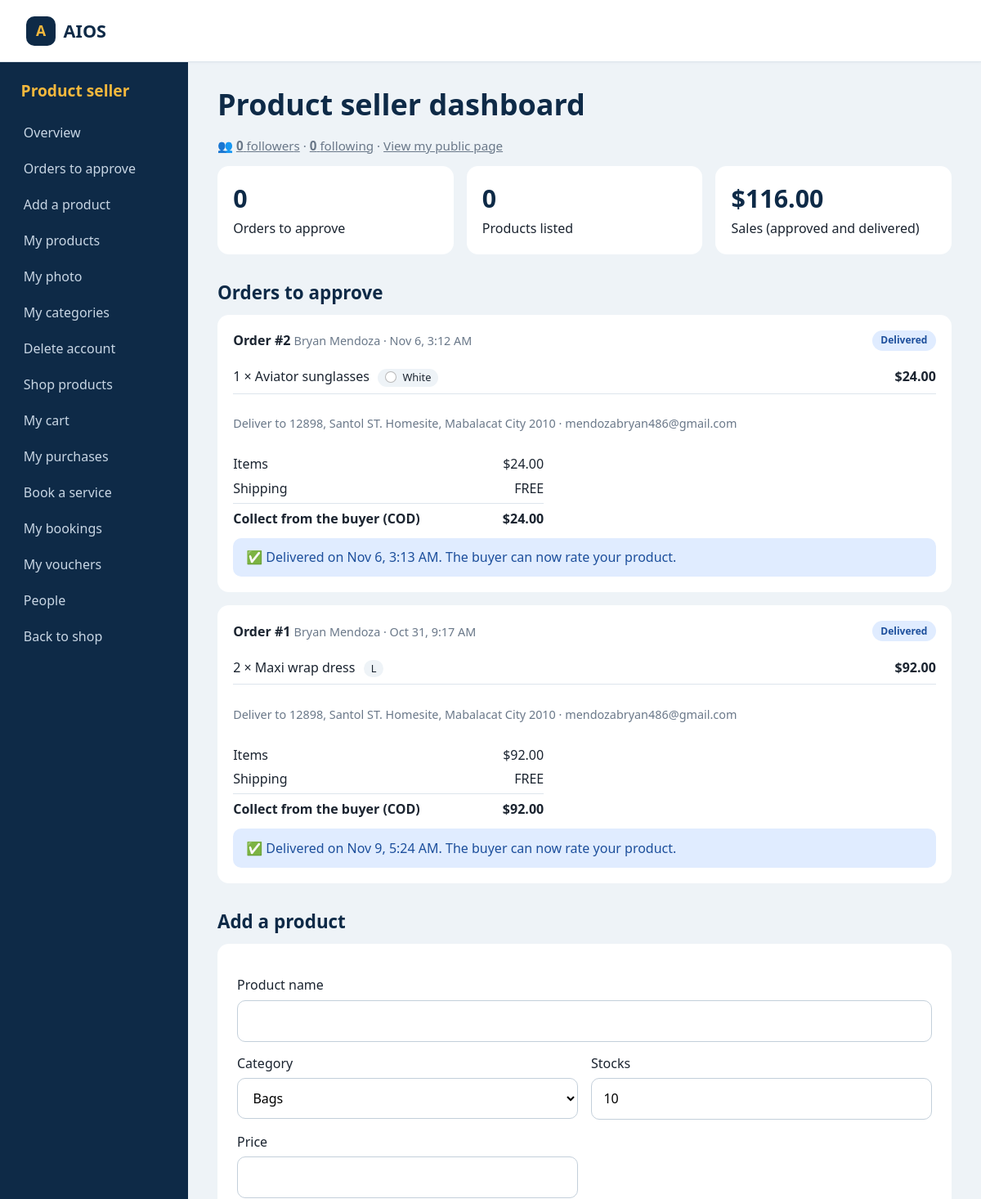
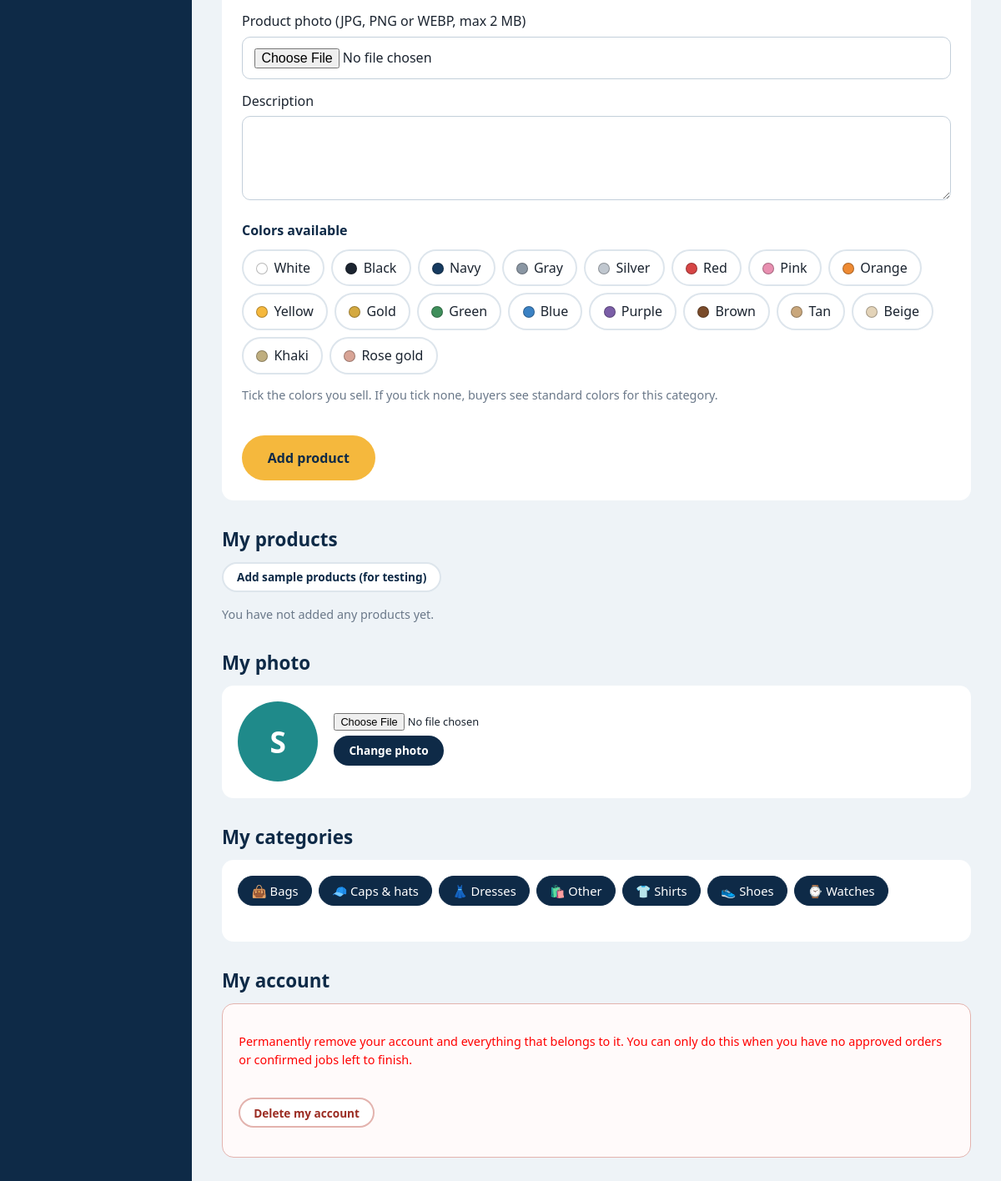
The app's page /staff.php (signed in) with its own data (2 pictures, top to bottom).
### tables this page shows
CREATE TABLE IF NOT EXISTS users (
  id            INT UNSIGNED AUTO_INCREMENT PRIMARY KEY,
  role          ENUM('admin','client','staff') NOT NULL DEFAULT 'client',
  staff_type    ENUM('service','product') NULL,           
  first_name    VARCHAR(60)  NOT NULL,
  middle_name   VARCHAR(60)  NULL,
  last_name     VARCHAR(60)  NOT NULL,
  email         VARCHAR(120) NULL UNIQUE,
  phone         VARCHAR(20)  NULL UNIQUE,
  password_hash VARCHAR(255) NOT NULL,
  address       VARCHAR(255) NOT NULL,
  city          VARCHAR(80)  NOT NULL,
  postal_code   VARCHAR(12)  NULL,
  is_verified   TINYINT(1)   NOT NULL DEFAULT 0,
  photo         VARCHAR(200) NOT NULL DEFAULT '',         
  service_rate  DECIMAL(10,2) NULL,                       
  service_about VARCHAR(600) NOT NULL DEFAULT '',         
  id_doc_type   VARCHAR(20)  NOT NULL DEFAULT '',         
  id_doc_file   VARCHAR(200) NOT NULL DEFAULT '',         
  id_status     ENUM('pending','approved','rejected') NOT NULL DEFAULT 'approved',    
  id_reviewed_at DATETIME NULL,
  id_note       VARCHAR(200) NOT NULL DEFAULT '',         
  created_at    TIMESTAMP    NOT NULL DEFAULT CURRENT_TIMESTAMP
);

CREATE TABLE IF NOT EXISTS orders (
  id             INT UNSIGNED AUTO_INCREMENT PRIMARY KEY,
  buyer_id       INT UNSIGNED NOT NULL,
  seller_id      INT UNSIGNED NOT NULL,
  status         ENUM('pending','approved','delivered','rejected','cancelled') NOT NULL DEFAULT 'pending',
  payment_method VARCHAR(20) NOT NULL DEFAULT 'COD',      
  ship_name      VARCHAR(160) NOT NULL,
  ship_address   VARCHAR(300) NOT NULL,
  ship_contact   VARCHAR(140) NOT NULL,
  created_at     DATETIME NOT NULL,
  reviewed_at    DATETIME NULL,
  shipping_fee   DECIMAL(10,2) NOT NULL DEFAULT 0,        
  discount       DECIMAL(10,2) NOT NULL DEFAULT 0,        
  voucher_note   VARCHAR(200) NOT NULL DEFAULT '',
  cancel_reason  VARCHAR(160) NOT NULL DEFAULT '',         
  cancelled_at   DATETIME NULL,
  delivery_days  TINYINT UNSIGNED NULL,                   
  approved_at    DATETIME NULL,
  delivered_at   DATETIME NULL,                           
  FOREIGN KEY (buyer_id)  REFERENCES users(id) ON DELETE CASCADE,
  FOREIGN KEY (seller_id) REFERENCES users(id) ON DELETE CASCADE
);

CREATE TABLE IF NOT EXISTS order_items (
  id         INT UNSIGNED AUTO_INCREMENT PRIMARY KEY,
  order_id   INT UNSIGNED NOT NULL,
  product_id INT UNSIGNED NULL,
  name       VARCHAR(120) NOT NULL,
  price      DECIMAL(10,2) NOT NULL,
  quantity   INT UNSIGNED NOT NULL,
  comment    VARCHAR(300) NULL,
  size       VARCHAR(60) NOT NULL DEFAULT '',
  color      VARCHAR(40) NOT NULL DEFAULT '',
  FOREIGN KEY (order_id)   REFERENCES orders(id)   ON DELETE CASCADE,
  FOREIGN KEY (product_id) REFERENCES products(id) ON DELETE SET NULL
);

### staff.php (the view, shortened to what this page needs)
<?php
require_once __DIR__ . '/includes/bootstrap.php';
require_role('staff');
$type = $_SESSION['staff_type'] ?? 'service';
$uid  = $_SESSION['user_id'];
$opts = category_options($type);
$myPhoto = db()->prepare('SELECT photo FROM users WHERE id = ?'); $myPhoto->execute([$uid]); $myPhoto = (string)$myPhoto->fetchColumn();
$rowsCat = provider_category_rows($uid);
$myCats  = array_keys(array_filter($rowsCat, fn($x) => $x === 'approved'));
if ($type === 'product') {
    $orders = db()->prepare('SELECT o.*, u.email, u.phone FROM orders o JOIN users u ON u.id = o.buyer_id WHERE o.seller_id = ?
                             ORDER BY (o.status = "pending") DESC, o.id DESC LIMIT 40');
    $orders->execute([$uid]);
    $orders = $orders->fetchAll();
    $lines = [];
    if ($orders) {
        $ids = implode(',', array_map('intval', array_column($orders, 'id')));
        foreach (db()->query("SELECT * FROM order_items WHERE order_id IN ($ids) ORDER BY id") as $it) { $lines[$it['order_id']][] = $it; }
    }
    $mine = db()->prepare('SELECT * FROM products WHERE seller_id = ? ORDER BY id DESC');
    $mine->execute([$uid]);
    $mine = $mine->fetchAll();
    $pendingCount = count(array_filter($orders, fn($o) => $o['status'] === 'pending'));
    $sales = db()->prepare('SELECT COALESCE(SUM(i.price * i.quantity), 0) FROM order_items i JOIN orders o ON o.id = i.order_id WHERE o.seller_id = ? AND o.status IN ("approved", "delivered")');
    $sales->execute([$uid]);
    $sales = (float)$sales->fetchColumn();
}
$panelTitle = $type === 'product' ? 'Product seller' : 'Service provider';
$menu = $type === 'product'
    ? ['Overview' => '#overview', 'Orders to approve' => '#orders', 'Add a product' => '#add', 'My products' => '#products', 'My photo' => '#photo', 'My categories' => '#categories', 'Delete account' => '#account', 'Shop products' => 'shop.php', 'My cart' => 'cart.php', 'My purchases' => 'orders.php', 'Book a service' => 'providers.php', 'My bookings' => 'bookings.php', 'My vouchers' => 'vouchers.php', 'People' => 'people.php']
    : ['Overview' => '#overview', 'My jobs' => '#jobs', 'My service details' => '#details', 'My photo' => '#photo', 'My categories' => '#categories', 'Delete account' => '#account', 'Shop products' => 'shop.php', 'My cart' => 'cart.php', 'My purchases' => 'orders.php', 'Book a service' => 'providers.php', 'My bookings' => 'bookings.php', 'My vouchers' => 'vouchers.php', 'People' => 'people.php'];
$statusLabel = ['pending' => 'Pending', 'approved' => 'Approved', 'delivered' => 'Delivered', 'rejected' => 'Rejected', 'cancelled' => 'Cancelled'];
$statusClass = ['pending' => 'badge-pending', 'approved' => 'badge-confirmed', 'delivered' => 'badge-delivered', 'rejected' => 'badge-rejected', 'cancelled' => 'badge-rejected'];
?>
<!DOCTYPE html>
<html lang="en">
<head>
  <link rel="stylesheet" href="css/style.css">
</head>
<body>
  <?php include __DIR__ . '/includes/topbar.php'; ?>
  <div class="dash">
    <?php include __DIR__ . '/includes/sidebar.php'; ?>
    <main class="dash-main">
      <h1 id="overview"><?= $type === 'product' ? 'Product seller dashboard' : 'Service provider dashboard' ?></h1>
      <p class="follow-line">&#128101; <a href="people.php?tab=followers"><strong><?= follower_count($uid) ?></strong> follower<?= follower_count($uid) === 1 ? '' : 's' ?></a> &middot; <a href="people.php?tab=following"><strong><?= following_count($uid) ?></strong> following</a> &middot; <a href="user.php?id=<?= $uid ?>">View my public page</a></p>
      <?php if ($type === 'product'): ?>
        <div class="cards">
          <div class="card"><span class="stat-value"><?= $pendingCount ?></span><span>Orders to approve</span></div>
          <div class="card"><span class="stat-value"><?= count($mine) ?></span><span>Products listed</span></div>
          <div class="card"><span class="stat-value"><?= money($sales) ?></span><span>Sales (approved and delivered)</span></div>
        </div>
        <h2 id="orders">Orders to approve</h2>
        <?php foreach ($orders as $o): $sum = 0; ?>
          <div class="card order-card">
            <div class="order-head">
              <div><strong>Order #<?= (int)$o['id'] ?></strong> <span class="muted"><?= htmlspecialchars($o['ship_name']) ?> &middot; <?= htmlspecialchars(date('M j, g:i A', strtotime($o['created_at']))) ?></span></div>
              <span class="badge <?= $statusClass[$o['status']] ?>"><?= $statusLabel[$o['status']] ?></span>
            </div>
            <ul class="order-lines">
              <?php foreach ($lines[$o['id']] ?? [] as $it): $sum += $it['price'] * $it['quantity']; ?>
                <li><span><?= (int)$it['quantity'] ?> &times; <?= htmlspecialchars($it['name']) ?><?php if ($it['size']): ?> <span class="size-tag"><?= htmlspecialchars($it['size']) ?></span><?php endif; ?><?php if ($it['color']): ?> <span class="size-tag"><i class="dot" style="background:<?= color_hex($it['color']) ?>"></i><?= htmlspecialchars($it['color']) ?></span><?php endif; ?>
                  <?php if ($it['comment']): ?><br><span class="muted">Buyer's comment: <?= htmlspecialchars($it['comment']) ?></span><?php endif; ?></span>
                  <strong><?= money($it['price'] * $it['quantity']) ?></strong></li>
              <?php endforeach; ?>
            </ul>
            <?php $grand = $sum + (float)$o['shipping_fee'] - (float)$o['discount']; ?>
            <p class="muted">Deliver to <?= htmlspecialchars($o['ship_address']) ?> &middot; <?= htmlspecialchars($o['ship_contact']) ?></p>
            <div class="totals">
              <div><span>Items</span><span><?= money($sum) ?></span></div>
              <div><span>Shipping</span><span><?= (float)$o['shipping_fee'] > 0 ? money((float)$o['shipping_fee']) : 'FREE' ?></span></div>
              <div class="grand"><span>Collect from the buyer (COD)</span><strong><?= money($grand) ?></strong></div>
            </div>
            <?php if ($o['status'] === 'pending'): ?>
              <form method="post" class="row-actions">
                <input type="hidden" name="csrf" value="<?= csrf() ?>">
                <input type="hidden" name="action" value="order_review">
                <input type="hidden" name="order_id" value="<?= (int)$o['id'] ?>">
                <label class="days-field">Delivery in <input type="number" name="delivery_days" min="1" max="30" value="3" aria-label="Delivery days"> day(s)</label>
                <button class="btn btn-small" name="decision" value="approve" type="submit">Approve</button>
                <button class="btn btn-small btn-reject" name="decision" value="reject" type="submit">Reject</button>
              </form>
            <?php elseif ($o['status'] === 'approved'): ?>
              <p class="eta-box">Approved. Delivery in about <?= (int)$o['delivery_days'] ?: '?' ?> day(s). Waiting for the buyer to tap "Order received".</p>
            <?php elseif ($o['status'] === 'delivered'): ?>
              <p class="eta-box done">&#9989; Delivered<?= $o['delivered_at'] ? ' on ' . htmlspecialchars(date('M j, g:i A', strtotime($o['delivered_at']))) : '' ?>. The buyer can now rate your product.</p>
            <?php endif; ?>
          </div>
        <?php endforeach; ?>
        <h2 id="add">Add a product</h2>
        <form class="card dash-form" method="post" enctype="multipart/form-data" novalidate>
          <div class="form-grid">
            <div class="full"><label for="pname">Product name</label><input id="pname" name="name" maxlength="120" required></div>
            <div><label for="pcat">Category</label>
              <select id="pcat" name="category"><?php foreach ($myCats as $c): ?><option><?= htmlspecialchars($c) ?></option><?php endforeach; ?></select></div>
            <div><label for="pstock">Stocks</label><input id="pstock" name="stock" type="number" min="0" value="10" required></div>
            <div><label for="pprice">Price</label><input id="pprice" name="price" type="number" min="0.01" step="0.01" required></div>
            <div class="full"><label for="pphoto">Product photo (JPG, PNG or WEBP, max 2 MB)</label>
              <input id="pphoto" name="photo" type="file" accept="image/jpeg,image/png,image/webp"></div>
            <div class="full"><label for="pdesc">Description</label><textarea id="pdesc" name="description" rows="3" maxlength="2000"></textarea></div>
            <div class="full"><span class="group-label">Colors available</span>
              <div class="opt-chips">
                <?php foreach (color_map() as $cn => $hex): ?>
                  <label class="opt-chip"><input type="checkbox" name="colors[]" value="<?= htmlspecialchars($cn) ?>"><span><i class="dot" style="background:<?= $hex ?>"></i><?= htmlspecialchars($cn) ?></span></label>
                <?php endforeach; ?>
              </div>
              <p class="muted">Tick the colors you sell. If you tick none, buyers see standard colors for this category.</p>
            </div>
          </div>
          <button class="btn btn-primary btn-lg" type="submit">Add product</button>
        </form>
        <h2 id="products">My products</h2>
        <form method="post" class="sample-form">
          <button class="btn btn-small btn-light" type="submit">Add sample products (for testing)</button>
        </form>
        <?php if (!$mine): ?><p class="muted">You have not added any products yet.</p><?php endif; ?>
      <?php endif; ?>
      <h2 id="photo">My photo</h2>
      <div class="card photo-card">
        <div class="avatar-lg"><?= avatar_art($myPhoto, $_SESSION['user']) ?></div>
        <div>
          <form method="post" enctype="multipart/form-data" class="photo-form">
            <input type="file" name="photo" accept="image/jpeg,image/png,image/webp" aria-label="New photo" required>
            <button class="btn btn-small" type="submit">Change photo</button>
          </form>
        </div>
      </div>
      <h2 id="categories">My categories</h2>
      <div class="card">
        <div class="chips">
          <?php foreach ($rowsCat as $c => $st): if (!isset($opts[$c])) { continue; } ?>
            <span class="chip <?= $st === 'approved' ? 'on' : '' ?>"><?= $opts[$c] ?> <?= htmlspecialchars($c) ?><?= $st === 'pending' ? ' (waiting for approval)' : ($st === 'rejected' ? ' (rejected)' : '') ?></span>
          <?php endforeach; ?>
        </div>
      </div>
      <h2 id="account">My account</h2>
      <div class="card danger-zone">
<p class="muted" style="color: red;">
  Permanently remove your account and everything that belongs to it. You can only do this when you have no approved orders or confirmed jobs left to finish.
</p>        <p><a class="btn btn-small btn-reject" href="delete-account.php">Delete my account</a></p>
      </div>
    </main>
  </div>
</body>
</html>

### includes/topbar.php (shortened to what this page needs)
<header class="site-header">
  <a class="brand" href="index.php">
    <span class="brand-mark" aria-hidden="true">A</span><?= SITE_NAME ?>
  </a>
</header>

### includes/sidebar.php (shortened to what this page needs)
<aside class="sidebar">
  <h2><?= htmlspecialchars($panelTitle) ?></h2>
  <nav aria-label="Dashboard">
    <?php foreach ($menu as $menuLabel => $menuHref): ?>
      <a href="<?= $menuHref ?>"><?= htmlspecialchars($menuLabel) ?></a>
    <?php endforeach; ?>
    <a href="index.php">Back to shop</a>
  </nav>
</aside>

### includes/bootstrap.php (shortened to what this page needs)
<?php
function money(float $amount): string {
    return CURRENCY . number_format($amount, 2);
}
function db(): PDO {
    static $pdo = null;
    if (!$pdo) {
        $pdo = new PDO('mysql:host=' . DB_HOST . ';dbname=' . DB_NAME . ';charset=utf8mb4', DB_USER, DB_PASS, [
            PDO::ATTR_ERRMODE            => PDO::ERRMODE_EXCEPTION,
            PDO::ATTR_DEFAULT_FETCH_MODE => PDO::FETCH_ASSOC,
        ]);
    }
    return $pdo;
}
function require_role(string ...$roles): void {
    $st = db()->prepare('SELECT role, staff_type FROM users WHERE id = ?');
    $st->execute([$_SESSION['user_id']]);
}
function category_options(string $type): array {
    return $type === 'service'
        ? ['Home repair' => '🔧', 'Cleaning' => '🧹', 'Design & tech' => '💻', 'Beauty & care' => '💇', 'Tutoring' => '📚', 'Events' => '🎉']
        : ['Shoes' => '👟', 'Shirts' => '👕', 'Dresses' => '👗', 'Bags' => '👜', 'Caps & hats' => '🧢', 'Watches' => '⌚', 'Other' => '🛍️'];
}
function provider_category_rows(int $uid): array {
    $st = db()->prepare('SELECT category, status FROM provider_categories WHERE user_id = ?');
    $st->execute([$uid]);
    return $st->fetchAll(PDO::FETCH_KEY_PAIR);
}
function color_map(): array {
    return ['White' => '#ffffff', 'Black' => '#1b2430', 'Navy' => '#163a5f', 'Gray' => '#8a96a3', 'Silver' => '#c0c7cf',
            'Red' => '#d64545', 'Pink' => '#e88fb0', 'Orange' => '#ee8a33', 'Yellow' => '#f5b83d', 'Gold' => '#d4a940',
            'Green' => '#3f8f5b', 'Blue' => '#3b82c4', 'Purple' => '#7b5ea7', 'Brown' => '#7a4b2a', 'Tan' => '#c9a77c',
            'Beige' => '#e3d3b8', 'Khaki' => '#bfae7f', 'Rose gold' => '#d8a496'];
}
function color_hex(string $name): string { return color_map()[$name] ?? '#c3cfda'; }
function avatar_art(?string $path, string $name = ''): string {
    return '<span>' . htmlspecialchars(strtoupper(mb_substr(trim($name) !== '' ? $name : 'S', 0, 1))) . '</span>';
}
function follower_count(int $uid): int  { $st = db()->prepare('SELECT COUNT(*) FROM follows WHERE followed_id = ?'); $st->execute([$uid]); return (int)$st->fetchColumn(); }
function following_count(int $uid): int { $st = db()->prepare('SELECT COUNT(*) FROM follows WHERE follower_id = ?'); $st->execute([$uid]); return (int)$st->fetchColumn(); }

### includes/head-extra.php (style rules this page uses)
html { -webkit-text-size-adjust: 100%; }

### records on screen
users: staff_type "Product seller", staff_type "👜", staff_type "🧢", staff_type "👗", staff_type "🛍️", staff_type "👕", staff_type "👟", staff_type "⌚"
orders: id "2", ship_name "Bryan Mendoza", created_at "Nov 6, 3:12 AM", status "Delivered", ship_address "12898, Santol ST. Homesite, Mabalacat City 2010", ship_contact "mendozabryan486@gmail.com", sum "$24.00", shows "FREE", money($grand) "$24.00", delivered_at "Nov 6, 3:13 AM"
order_items: quantity "1", name "Aviator sunglasses", color "White", money($it['price'] * $it['quantity']) "$24.00"
orders: id "1", ship_name "Bryan Mendoza", created_at "Oct 31, 9:17 AM", status "Delivered", ship_address "12898, Santol ST. Homesite, Mabalacat City 2010", ship_contact "mendozabryan486@gmail.com", sum "$92.00", shows "FREE", money($grand) "$92.00", delivered_at "Nov 9, 5:24 AM"
order_items: quantity "2", name "Maxi wrap dress", size "L", money($it['price'] * $it['quantity']) "$92.00"

### other values on screen
SITE_NAME "AIOS"
$menuLabel "Overview"
$menuLabel "Orders to approve"
$menuLabel "Add a product"
$menuLabel "My products"
$menuLabel "My photo"
$menuLabel "My categories"
$menuLabel "Delete account"
$menuLabel "Shop products"
$menuLabel "My cart"
$menuLabel "My purchases"
$menuLabel "Book a service"
$menuLabel "My bookings"
$menuLabel "My vouchers"
$menuLabel "People"
